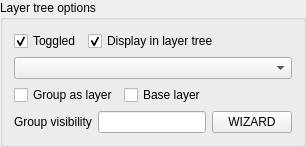
                       <widget class="QgsCollapsibleGroupBox" name="mGroupBox_2">
                        <property name="title">
                         <string>Layer tree options</string>
                        </property>
                        <layout class="QVBoxLayout" name="verticalLayout_23">
                         <item>
                          <layout class="QHBoxLayout" name="horizontalLayout_32">
                           <item>
                            <widget class="QCheckBox" name="cbToggled">
                             <property name="text">
                              <string>Toggled</string>
                             </property>
                             <property name="checked">
                              <bool>true</bool>
                             </property>
                            </widget>
                           </item>
                           <item>
                            <widget class="QCheckBox" name="cbDisplayInLegend">
                             <property name="toolTip">
                              <string>If the layer is displayed in the legend</string>
                             </property>
                             <property name="text">
                              <string>Display in layer tree</string>
                             </property>
                             <property name="checked">
                              <bool>true</bool>
                             </property>
                            </widget>
                           </item>
                           <item>
                            <spacer name="horizontalSpacer_35">
                             <property name="orientation">
                              <enum>Qt::Horizontal</enum>
                             </property>
                             <property name="sizeHint" stdset="0">
                              <size>
                               <width>40</width>
                               <height>20</height>
                              </size>
                             </property>
                            </spacer>
                           </item>
                          </layout>
                         </item>
                         <item>
                          <widget class="QComboBox" name="combo_legend_option"/>
                         </item>
                         <item>
                          <layout class="QHBoxLayout" name="horizontalLayout_33">
                           <item>
                            <widget class="QCheckBox" name="cbGroupAsLayer">
                             <property name="toolTip">
                              <string>Useful for groups, we want to manage all layers inluded in the group as a single layer</string>
                             </property>
                             <property name="text">
                              <string>Group as layer</string>
                             </property>
                            </widget>
                           </item>
                           <item>
                            <widget class="QCheckBox" name="cbLayerIsBaseLayer">
                             <property name="text">
                              <string>Base layer</string>
                             </property>
                            </widget>
                           </item>
                           <item>
                            <spacer name="horizontalSpacer_9">
                             <property name="orientation">
                              <enum>Qt::Horizontal</enum>
                             </property>
                             <property name="sizeHint" stdset="0">
                              <size>
                               <width>40</width>
                               <height>20</height>
                              </size>
                             </property>
                            </spacer>
                           </item>
                          </layout>
                         </item>
                         <item>
                          <layout class="QHBoxLayout" name="horizontalLayout_3">
                           <item>
                            <widget class="QLabel" name="label_group_visibility">
                             <property name="text">
                              <string>Group visibility</string>
                             </property>
                            </widget>
                           </item>
                           <item>
                            <widget class="QLineEdit" name="list_group_visiblity"/>
                           </item>
                           <item>
                            <widget class="QPushButton" name="button_wizard_group_visibility_layer">
                             <property name="text">
                              <string notr="true">WIZARD</string>
                             </property>
                            </widget>
                           </item>
                          </layout>
                         </item>
                        </layout>
                       </widget>
